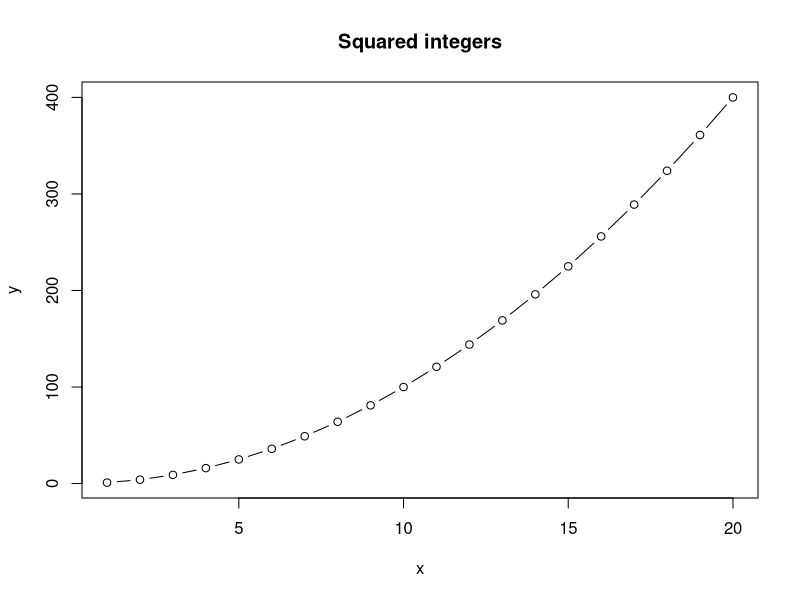
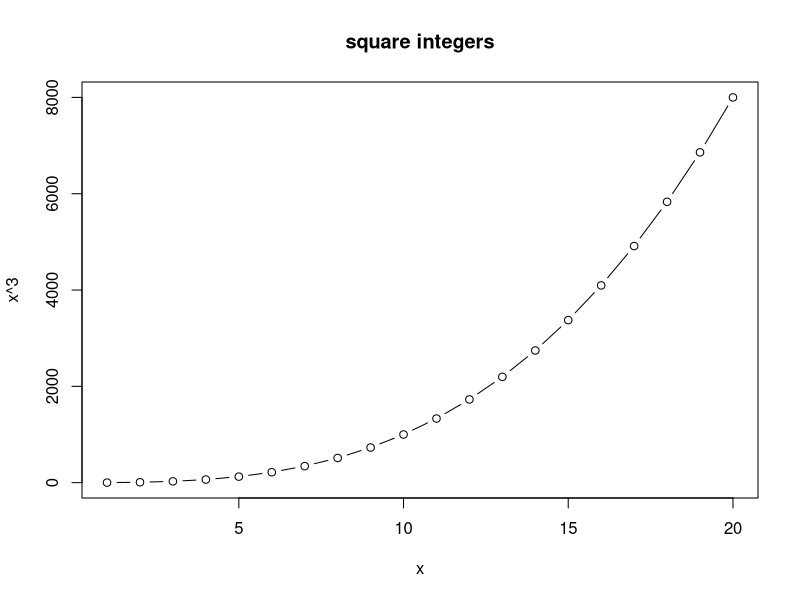

Here is the R script that generated these plots, in order:
## This is a R script 
## Run this code to make a plot of x and x^2 for the integers from 1 to 10

x <- 1:20
y <- x^2


plot(x,y, type = "b", main = "Squared integers")

plot(x, x^3, type = "b", main = "square integers")